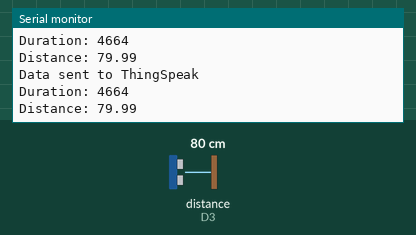
Bench run of a sketch on a simulated Arduino MKR. On the bench: the last lines printed to the serial monitor. Wiring (inferred from the names in the program): ultrasonic range finder: trigger D2; echo D3. The test bench sets the inputs (shaded band); at power-on: distance to the obstacle (sensor on D3) 80 cm. The echo pulse lasts 58.3 µs per cm; WiFi joins after 1.5 s; servers stay silent unless stated.

Above: at 2.7 s.
2.8 s: distance to the obstacle (sensor on D3) set to 2 cm
At 2.97 s:
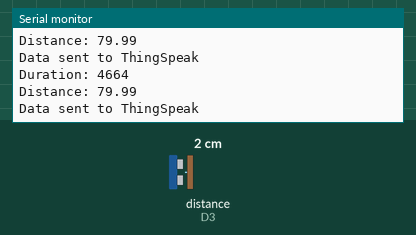
4.3 s: distance to the obstacle (sensor on D3) set to 4 cm
At 4.73 s:
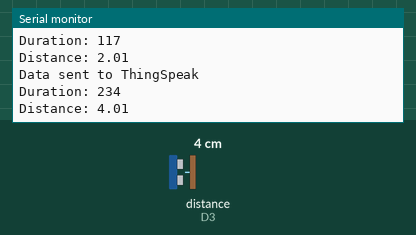
Timing chart, 0 to 7.3 s (numbered marks = the images above; inputs shaded):
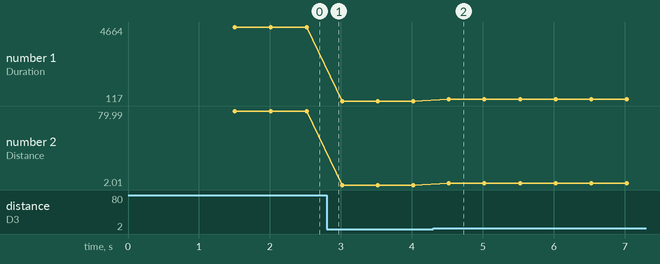

The sketch:

ultraSensorTest.ino
```cpp
#include <WiFiNINA.h>
#include <ThingSpeak.h>


// Ultrasonic sensor pins
const int trigPin = 2;
const int echoPin = 3;


// WiFi credentials
const char* ssid = "URI_BME2.4G";
const char* password = "URIb3m6e1";
// hello world

WiFiClient client;

// ThingSpeak settings
unsigned long myChannelNumber = 2711389;
// const char* myWriteAPIKey = "CAI8XCLH95E9H4C5";
const char* myWriteAPIKey = "5U24SF1KELOEWI3D";

void setup() {
 Serial.begin(9600);


 // Sensor pin modes
 pinMode(trigPin, OUTPUT);
 pinMode(echoPin, INPUT);


 // Connect to WiFi
 WiFi.begin(ssid, password);
 while (WiFi.status() != WL_CONNECTED) {
   delay(1000);
   Serial.println("Connecting to WiFi...");
 }
 Serial.println("Connected to WiFi");


 // Initialize ThingSpeak
 ThingSpeak.begin(client);
 // while(ThingSpeak.status() != TL_CONNECTED) {
 //   delay(500);
 //   Serial.println("Connecting to ThingSpeak...");
 // }
 // Serial.println('Connected to ThingSpeak');
}


void loop() {
 // Send a trigger pulse
 digitalWrite(trigPin, LOW);
 delayMicroseconds(2);
 digitalWrite(trigPin, HIGH);
 delayMicroseconds(10);
 digitalWrite(trigPin, LOW);


 // Measure the echo time
 long duration = pulseIn(echoPin, HIGH);
 Serial.print("Duration: ");
 Serial.println(duration);


 // Calculate the distance in cm
 float distance = (duration * 0.0343) / 2;


 // Print the distance to the serial monitor
 Serial.print("Distance: ");
 Serial.println(distance);


 // Send the data to ThingSpeak
 ThingSpeak.setField(1, distance);  // Set the distance value in field 1
 int responseCode = ThingSpeak.writeFields(myChannelNumber, myWriteAPIKey);


 if (responseCode == 200) {
  Serial.println("Data sent to ThingSpeak");
} else {
  Serial.println("Failed to send data to ThingSpeak");
}


delay(200);  // Wait 20 seconds
}
```

Measured:
- after the input at 4.3 s, the serial monitor: prints a new line after 0.22 s (image 2)
- plotted number 1: 4664 → 117 after the input at 2.8 s, 117 → 234 after the input at 4.3 s
- plotted number 2: 79.99 → 2.01 after the input at 2.8 s, 2.01 → 4.01 after the input at 4.3 s
